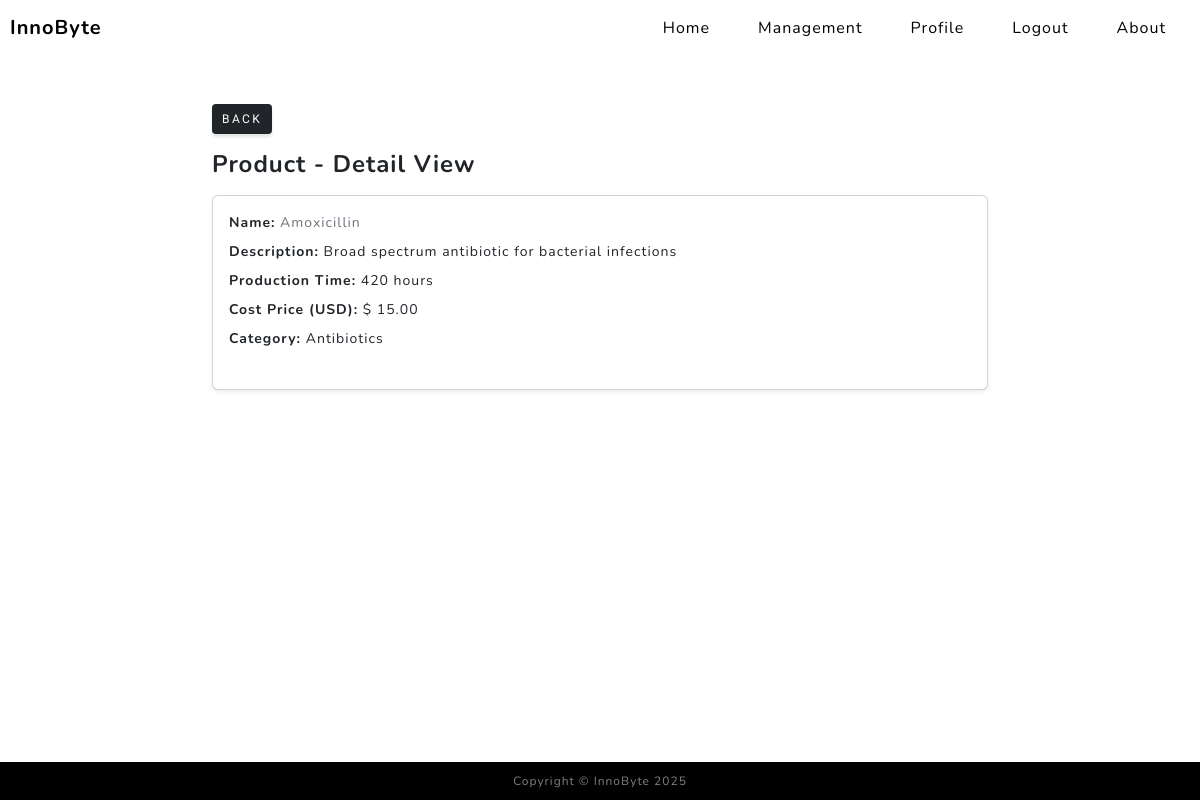
Page /product/detail/6/ (signed in) on the committed database.
### curso/models.py (models this page shows, shortened)
class Product(models.Model):
    name = models.CharField(max_length=255, unique=True)
    description = models.TextField()
    production_time = models.IntegerField()
    cost_price = models.DecimalField(max_digits=10, decimal_places=2)
    category = models.ForeignKey(Category, on_delete=models.SET_NULL, null=True, blank=True)
    user = models.ForeignKey(User, on_delete=models.CASCADE)

class Category(models.Model):
    name = models.CharField(max_length=100)
    description = models.TextField()
    user = models.ForeignKey(User, on_delete=models.CASCADE)
    def __str__(self):
        return self.name

### curso/views.py (the view)
# urls.py: path("product/detail/<int:pk>/", views.product_detail, name="product_detail"),
@login_required
def product_detail(request: HttpRequest, pk: int) -> HttpResponse:
    query = get_object_or_404(Product, id=pk, user=request.user)
    return render(request, 'curso/product_detail.html', {'object': query})

### curso/templates/curso/product_detail.html
{% extends 'curso/base.html' %}
{% block contenido %}
    <div class="container mt-4" style="max-width: 800px;">
        <a href="{% url 'curso:product_list' %}" class="btn btn-dark btn-sm mb-3" style="font-size: 12px; padding: 6px 10px; text-decoration: none;">
            Back
        </a>
        <h1 class="mb-3" style="font-size: 1.5rem; font-weight: bold;">Product - Detail View</h1>
        <div class="card p-3 shadow-sm">
            <ul class="list-unstyled" style="font-size: 14px;">
                <li class="mb-2"><strong>Name:</strong> <span class="text-muted" style="font-size: 14px;">{{ object.name }}</span></li>
                <li class="mb-2"><strong>Description:</strong>
                    {% if object.description %}
                        <span style="font-size: 14px;">{{ object.description }}</span>
                    {% else %}
                        <span class="text-muted" style="font-size: 14px;">-</span>
                    {% endif %}
                </li>
                <li class="mb-2"><strong>Production Time:</strong> <span style="font-size: 14px;">{{ object.production_time }} hours</span></li>
                <li class="mb-2"><strong>Cost Price (USD):</strong> <span style="font-size: 14px;">$ {{ object.cost_price }}</span></li>
                <li class="mb-2"><strong>Category:</strong> <span style="font-size: 14px;">{{ object.category }}</span></li>
            </ul>
        </div>
    </div>
{% endblock contenido %}

### curso/templates/curso/componentes/navbar.html (style rules this page uses)
body { padding-top: 80px; }

### rows in the picture
Product: name "Amoxicillin", description "Broad spectrum antibiotic for bacterial infections", production_time "420", cost_price "15.00", category "Antibiotics"
